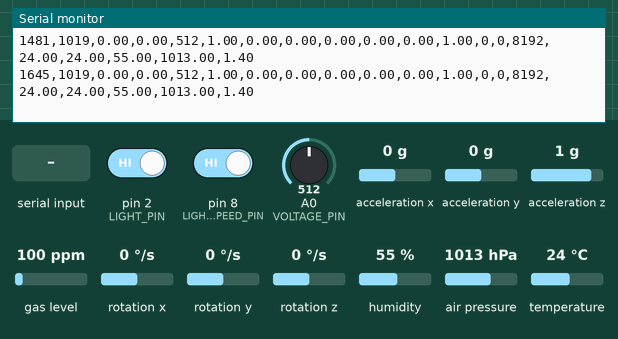
Bench run of a sketch on a simulated Arduino Uno, built for the host (arithmetic inside an expression is 32-bit, double 64-bit). Parts: the last lines printed to the serial monitor. Inputs (shaded band) come from the test bench; at power-on: acceleration x 0 g, A0 (VOLTAGE_PIN) = 512, pin 2 (LIGHT_PIN) HIGH, pin 8 (LIGHT_WIND_SPEED_PIN) HIGH, acceleration y 0 g, acceleration z 1 g, gas level 100 ppm, rotation x 0 °/s, rotation y 0 °/s, rotation z 0 °/s, humidity 55 %, air pressure 1013 hPa, temperature 24 °C.

Above: at 1.7 s.
1.8 s: acceleration x set to -1.4 g
At 1.95 s:
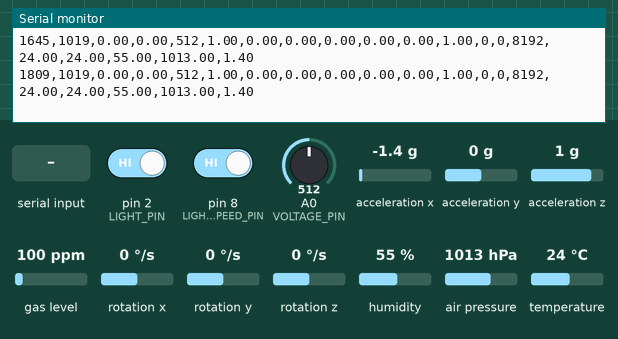
3.3 s: A0 (VOLTAGE_PIN) set to 716
At 3.43 s:
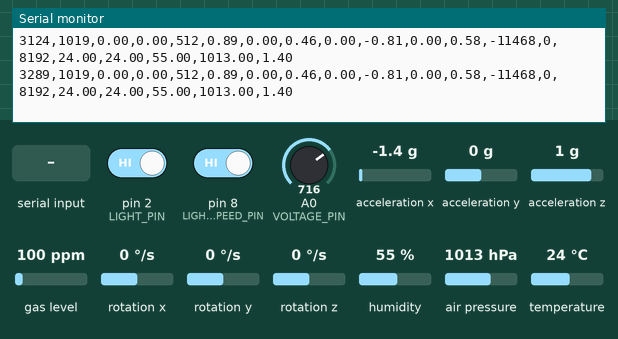
4.8 s: pin 2 (LIGHT_PIN) driven LOW
At 6.06 s:
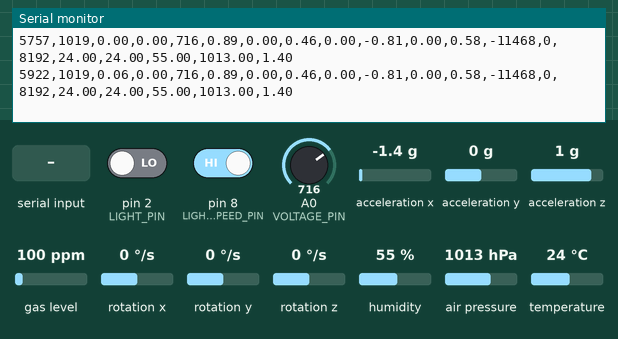
6.3 s: pin 8 (LIGHT_WIND_SPEED_PIN) driven LOW
At 7.21 s:
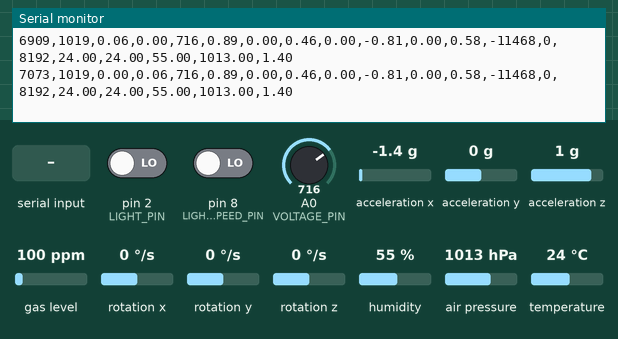
7.8 s: "1\n" received over Serial
At 8.2 s:
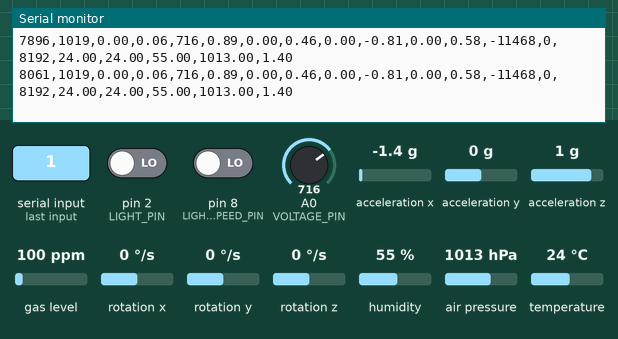
9.3 s: acceleration y set to -1.4 g
At 9.35 s:
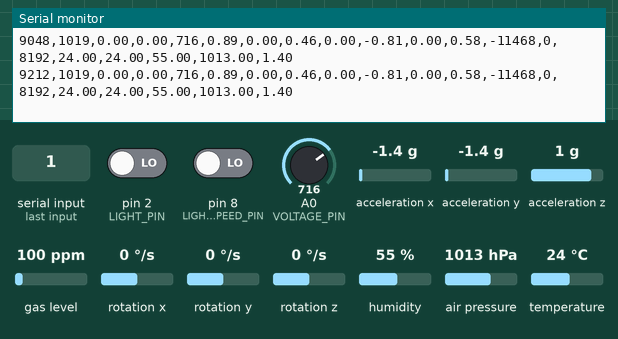
Timing chart, 0 to 11.8 s (numbered marks = the images above; inputs shaded):
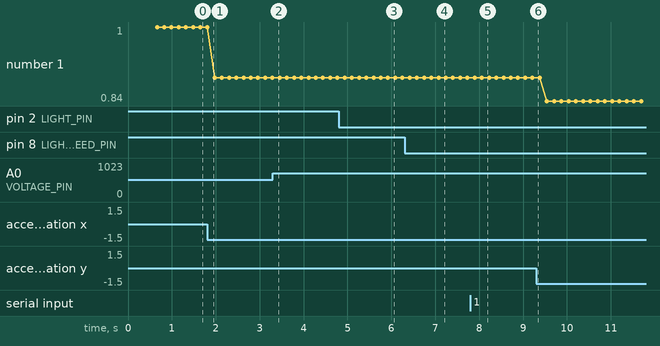

The sketch:

windturbine.ino
```cpp
#include "Adafruit_BME680.h" // version 1.1.1
/// ATTENTION: You need to edit Adafruit_BME680.cpp and comment line 129 --> //_wire->begin();

#include "MPU6050_6Axis_MotionApps_V6_12.h"

#define LIGHT_PIN 2
#define LIGHT_WIND_SPEED_PIN 8
#define VOLTAGE_PIN A0
#define BAUD_RATE 115200
#define BME_CHECK_INTERVAL_MS 10000
#define ROTATION_CHECK_INTERVAL_MS 1000
#define MPU_CHECK_INTERVAL_MS 50

int voltage = 0, errorCode = 0;
uint16_t packetSize;
uint8_t fifoBuffer[64];
char userCommand[] = {' ', '\0'} ;
unsigned long last_bme_check = 0;
unsigned long last_mpu_check = 0;
unsigned long last_rot_check = 0;
float rps = 0; float wind_speed_rps = 0; // rotations per second
int rotation_counter = 0;
int prev_rot_status = 0;
int wind_speed_rotation_counter = 0;
int prev_wind_speed_status = 0;


Quaternion q;
VectorFloat gravity;
VectorInt16 aa;
float currTemp=0;
float temp, humidity, pressure, gas;  // BME readings

//BME680_Class BME680;  ///< Create an instance of the BME680 class
Adafruit_BME680 bme; // I2C
MPU6050 mpu;

extern char *__brkval;
int freeMemory() {char top; return &top - __brkval;}

void setup() {
  Wire.setClock(200000); // 400kHz I2C clock (200kHz if CPU is 8MHz)

  Serial.begin(BAUD_RATE);
  while (Serial.available() && Serial.read()); // empty buffer

  pinMode(VOLTAGE_PIN, INPUT);
  pinMode(LIGHT_PIN, INPUT);
  pinMode(LIGHT_WIND_SPEED_PIN, INPUT);

  if (!bme.begin()) {
    errorCode = 1;
    return;
  }

  mpu.initialize();
  // verify connection
  if (!mpu.testConnection()) {
    // Device communication error
    errorCode = 2;
    return;
  } // if

  // load and configure the DMP
  if (mpu.dmpInitialize() != 0 ) {
    // DMP initialization error
    errorCode = 3;
    return;
  } // if

  // supply your own gyro offsets here, scaled for min sensitivity
  mpu.setXGyroOffset(-616);
  mpu.setYGyroOffset(-46);
  mpu.setZGyroOffset(5);
  mpu.setXAccelOffset(-1430);
  mpu.setYAccelOffset(-552);
  mpu.setZAccelOffset(1276);
  // Calibration Time: generate offsets and calibrate our MPU6050
  mpu.CalibrateAccel(6);
  mpu.CalibrateGyro(6);

  mpu.setDMPEnabled(true);

  // get expected DMP packet size for later comparison
  packetSize = mpu.dmpGetFIFOPacketSize();

//  // Set up oversampling and filter initialization
  bme.setTemperatureOversampling(BME680_OS_8X);
  bme.setHumidityOversampling(BME680_OS_2X);
  bme.setPressureOversampling(BME680_OS_4X);
  bme.setIIRFilterSize(BME680_FILTER_SIZE_3);
  bme.setGasHeater(320, 150); // 320*C for 150 ms
}

void loop() {
  if (errorCode != 0 ) {
    // keep sending the error signal
    Serial.print("Invalid Intialization. Please fix that and restart. Code: ");
    Serial.println(errorCode);
    delay(3000);
    return;
  } // if

  // read command from host
  if (Serial.available()) {
    int counter = 0;
    while (Serial.available()) {
      char b = Serial.read();
      if ( counter == 0 ) userCommand[0] = b;
      ++counter; // ignore the rest of the characters
    } // while
  } // if

  bool has_new_data = false;
  if (millis() - last_mpu_check > MPU_CHECK_INTERVAL_MS ) {
    // read a packet from FIFO
    if (mpu.dmpGetCurrentFIFOPacket(fifoBuffer)) {
        // read a packet from FIFO
        mpu.dmpGetQuaternion(&q, fifoBuffer);
        mpu.dmpGetAccel(&aa, fifoBuffer);
        mpu.dmpGetGravity(&gravity, &q);
        currTemp = float(mpu.getTemperature())/340.0 + 36.53;
        last_mpu_check = millis();
        has_new_data = true;
    } // if
  } // if

  voltage = analogRead(VOLTAGE_PIN);
  int rot_status = digitalRead(LIGHT_PIN);
  int wind_speed_status = digitalRead(LIGHT_WIND_SPEED_PIN);

  if (prev_wind_speed_status != wind_speed_status && wind_speed_status == 0 ) {
    wind_speed_rotation_counter += 1;
  } // if
  prev_wind_speed_status = wind_speed_status;

  if (prev_rot_status != rot_status && rot_status == 0 ) {
    rotation_counter += 1;
  } // if
  prev_rot_status = rot_status;

  if ( millis() - last_rot_check > ROTATION_CHECK_INTERVAL_MS ) {
    rps = float(rotation_counter) / 16;
    wind_speed_rps = float(wind_speed_rotation_counter) / 16;
    wind_speed_rotation_counter = 0;
    rotation_counter = 0;
    last_rot_check = millis();
    has_new_data = true;
  }

  if (millis() - last_bme_check > BME_CHECK_INTERVAL_MS && bme.remainingReadingMillis() == -1) {
    last_bme_check = millis();
    bme.beginReading();
  }

  if (bme.remainingReadingMillis() == 0) {
      bme.endReading();
      temp = bme.temperature;
      pressure = bme.pressure / 100.0;
      humidity = bme.humidity;
      gas = bme.gas_resistance / 1000.0;
      has_new_data = true;
  }

  if (!has_new_data) return;

  Serial.print(millis()); Serial.print(',');
  Serial.print(freeMemory()); Serial.print(',');

  Serial.print(rps);Serial.print(',');
  Serial.print(wind_speed_rps);Serial.print(',');
  Serial.print(voltage);Serial.print(',');
  Serial.print(q.w); Serial.print(',');
  Serial.print(q.x); Serial.print(',');
  Serial.print(q.y); Serial.print(',');
  Serial.print(q.z); Serial.print(',');
  Serial.print(gravity.x); Serial.print(',');
  Serial.print(gravity.y); Serial.print(',');
  Serial.print(gravity.z); Serial.print(',');
  Serial.print(aa.x); Serial.print(',');
  Serial.print(aa.y); Serial.print(',');
  Serial.print(aa.z); Serial.print(',');
  Serial.print(currTemp); Serial.print(',');
  Serial.print(temp); Serial.print(',');
  Serial.print(humidity); Serial.print(',');
  Serial.print(pressure); Serial.print(',');
  Serial.print(gas/100);
  Serial.print('\n');

}
```

Measured:
- after the input at 4.8 s, the serial monitor: prints a new line after 1.1 s (image 3)
- after the input at 6.3 s, the serial monitor: prints a new line after 0.77 s (image 4)
- after the input at 7.8 s, the serial monitor: prints a new line after 0.26 s (image 5)
- plotted number 1: 1 → 0.89 after the input at 1.8 s, 0.89 → 0.84 after the input at 9.3 s
